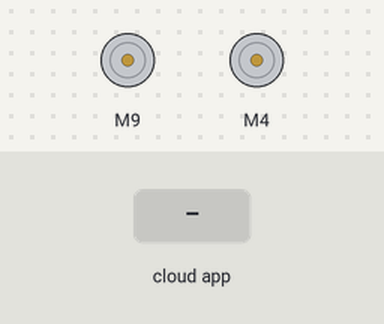
Simulated run of this sketch. Board: Arduino Uno, built with avr-gcc and run on an emulated ATmega328P. On the bench: 2 × DC motor (green arrow = forward, orange = backward, longer = faster). The test bench sets the inputs (shaded band). The ROS host is connected and sends only what is stated.

Above: at 1.2 s.
1.3 s: the phone or cloud app sets linear.x to -100
At 2.5 s:
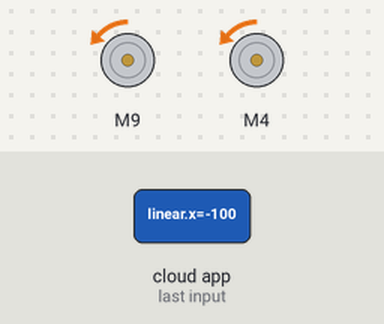
2.8 s: the phone or cloud app sets angular.z to -100
At 3.8 s:
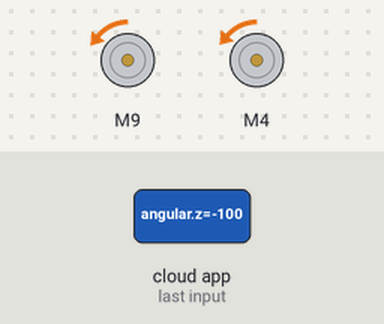
4.3 s: the phone or cloud app sets linear.x to 0
At 4.9 s:
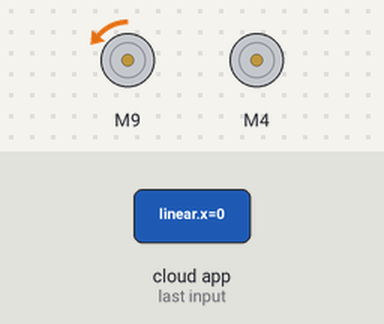
5.8 s: the phone or cloud app sets angular.z to 0
At 6.1 s:
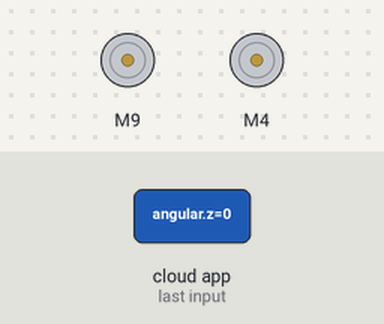
Timing chart, 0 to 8.3 s (numbered marks = the images above; inputs shaded):
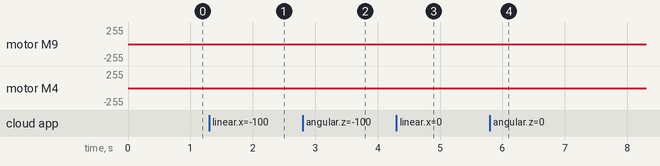

The sketch:

motor_control.ino
```cpp
#include <L298NX2.h>
#include <ros.h>
#include <geometry_msgs/Twist.h>

ros::NodeHandle  nh;

// left: motorA, right: motorB
L298NX2 motors(10, 9, 8, 3, 4, 5);
int linearSpeed;
int angularSpeed;

void moveStraight(int linearSpeed) {
  motors.setSpeedA(linearSpeed);
  motors.setSpeedB(linearSpeed);
  motors.forward();
}

void turnLeft(int linearSpeed, int angularSpeed) {
  motors.setSpeedA(linearSpeed + angularSpeed);
  motors.setSpeedB(linearSpeed);
  motors.forward();
}

void turnRight(int linearSpeed, int angularSpeed) {
  motors.setSpeedA(linearSpeed);
  motors.setSpeedB(linearSpeed + angularSpeed);
  motors.forward();
}

void motorCb(const geometry_msgs::Twist& cmd){

  if (cmd.angular.z == 0) {
    if (cmd.linear.x == 0) {
      linearSpeed = 0;
      motors.stop();
    } else {
      linearSpeed = (cmd.linear.x > 255) ? 255 : cmd.linear.x;
      moveStraight(linearSpeed);
    }
  } else if (cmd.angular.z != 0) {
      angularSpeed = cmd.angular.z;
      linearSpeed = cmd.linear.x;
      if (angularSpeed > 0) turnRight(linearSpeed, angularSpeed);
      else turnLeft(linearSpeed, angularSpeed);
  }
}

ros::Subscriber<geometry_msgs::Twist> sub("/cmd_vel", motorCb);

void setup()
{
  Serial.begin(115200);
  while(!Serial);
  nh.initNode();
  nh.subscribe(sub);
}

void loop()
{
  nh.spinOnce();
  delay(1);
}
```

Measured:
- after the input at 1.3 s, motor M9, motor M4: stopped → backward 1/255 at once
- after the input at 2.8 s, motor M9: backward 1/255 → backward 2/255 at once
- after the input at 4.3 s, motor M9: backward 2/255 → backward 1/255 at once; motor M4: backward 1/255 → stopped at once
- after the input at 5.8 s, motor M9: backward 1/255 → stopped at once
